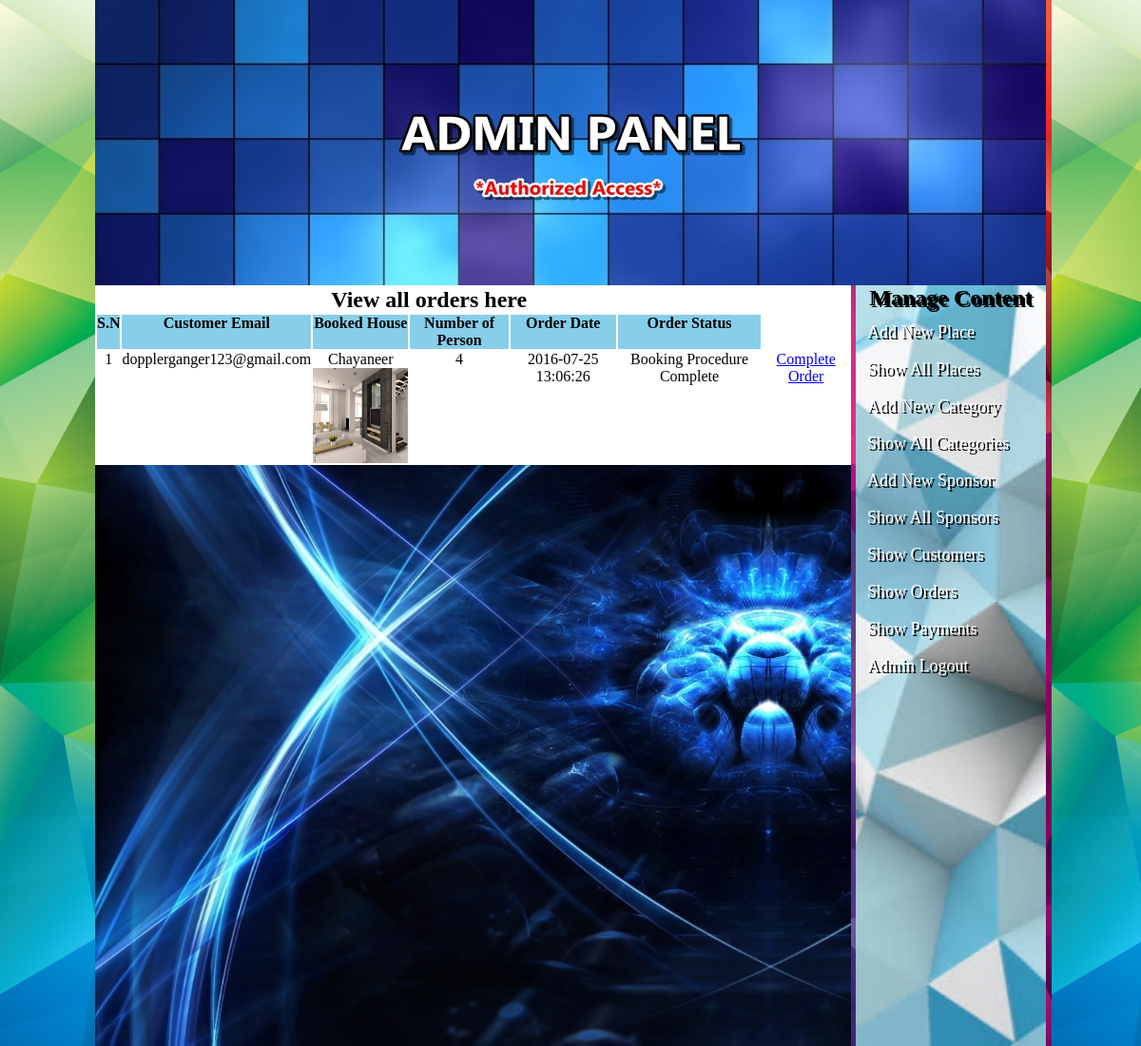
/admin_area/index.php?view_orders (signed in), run on the app's committed database.
### tables this page shows
CREATE TABLE `orders` (
  `order_id` int(100) NOT NULL,
  `p_id` int(100) NOT NULL,
  `c_id` int(100) NOT NULL,
  `qty` int(100) NOT NULL,
  `order_date` timestamp NOT NULL DEFAULT CURRENT_TIMESTAMP ON UPDATE CURRENT_TIMESTAMP,
  `order_status` text NOT NULL
);

CREATE TABLE `customers` (
  `customer_id` int(10) NOT NULL,
  `customer_ip` varchar(255) NOT NULL,
  `customer_name` text NOT NULL,
  `customer_email` varchar(100) NOT NULL,
  `customer_pass` varchar(100) NOT NULL,
  `customer_country` text NOT NULL,
  `NID` varchar(255) NOT NULL,
  `customer_contact` varchar(255) NOT NULL,
  `customer_address` text NOT NULL,
  `customer_image` text NOT NULL
);

CREATE TABLE `products` (
  `product_id` int(100) NOT NULL,
  `product_cat` int(100) NOT NULL,
  `product_brand` int(100) NOT NULL,
  `product_title` varchar(255) NOT NULL,
  `product_price` int(100) NOT NULL,
  `product_desc` text NOT NULL,
  `product_image` text NOT NULL,
  `product_keywords` text NOT NULL
);

### admin_area/view_orders.php (the view)
<table width="795" align="center" bgcolor="white">
	<tr align="center"  bgcolor="white">
		<td colspan="6"><h2>View all orders here</h2></td>
	</tr>
	<tr align="center" bgcolor="skyblue">
		<th>S.N</th>
		<th>Customer Email</th>
		<th>Booked House</th>
		<th>Number of Person</th>
		<th>Order Date</th>
		<th>Order Status</th>
	</tr>
	<?php
	include("includes/db.php");
	$get_orders = "SELECT * FROM `orders`";
	$run_orders = mysqli_query($con, $get_orders);
	$i = 0;
	while ($row_order=mysqli_fetch_array($run_orders)){
		$order_id = $row_order['order_id'];
		$qty = $row_order['qty'];
		$pro_id = $row_order['p_id'];
		$c_id = $row_order['c_id'];
		$order_date = $row_order['order_date'];
		$order_status = $row_order['order_status'];
		$i++;
		$get_pro = "SELECT * FROM `products` WHERE `product_id`='$pro_id'";
		$run_pro = mysqli_query($con, $get_pro);
		$row_pro=mysqli_fetch_array($run_pro);
		$pro_image = $row_pro['product_image'];
		$pro_title = $row_pro['product_title'];
		 $get_c = "SELECT * from `customers` where `customer_id`='$c_id'";
		 $run_c = mysqli_query($con, $get_c);
		$row_c=mysqli_fetch_array($run_c);
		 $c_email = $row_c['customer_email'];
		?>
		<tr align="center">
			<td><?php echo $i;?></td>
			<td><?php echo $c_email;?></td>
			<td>
				<?php echo $pro_title;?><br>
				<img src="../admin_area/product_images/<?php echo $pro_image;?>" width="100" height="100" />
			</td>
			<td><?php echo $qty;?></td>
			<td><?php echo $order_date;?></td>
			<td><?php echo $order_status;?></td>
			<td><a href="index.php?confirm_order=<?php echo $order_id; ?>">Complete Order</a></td>
		</tr>
		<?php } ?>
	</table>

### admin_area/styles/style.css (style rules this page uses)
urhtml, body, div, span, applet, object, iframe, h1, h2, h3, h4, h5, h6, p, blockquote, pre, a, abbr, acronym, address, big, cite, code, del, dfn, em, img, ins, kbd, q, s, samp, small, strike, strong, sub, sup, tt, var, b, u, i, center, dl, dt, dd, ol, ul, li, fieldset, form, label, legend, table, caption, tbody, tfoot, thead, tr, th, td, article, aside, canvas, details, embed, figure, figcaption, footer, header, hgroup, menu, nav, output, ruby, section, summary, time, mark, audio, video { margin: 0; padding: 0; border: 0; vertical-align: baseline; }
body { background: url(content3.jpg); background-size:contain; }

### data on the page
orders: customers.customer_email "dopplerganger123@gmail.com", products.product_title "Chayaneer", products.product_image (picture), qty "4", order_date "2016-07-25 13:06:26", order_status "Booking Procedure Complete"
